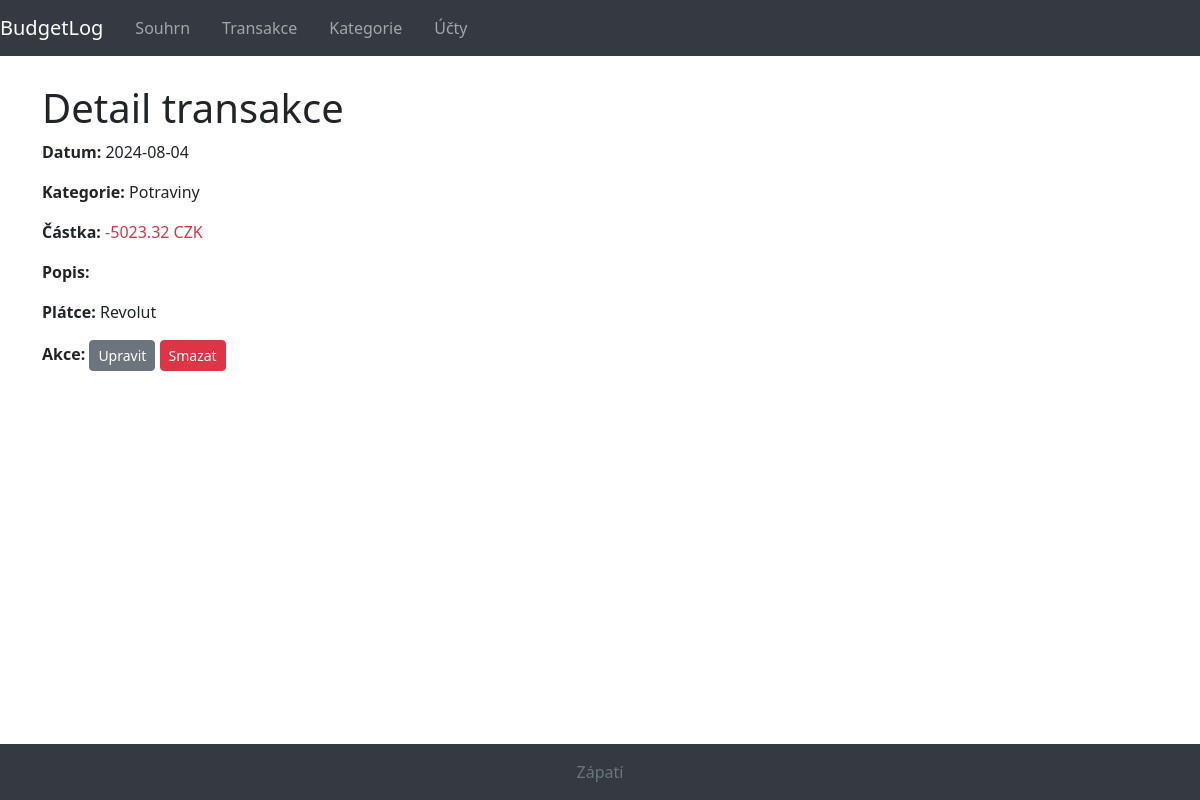
/transaction/2312/, run on an earlier commit of the app's database.
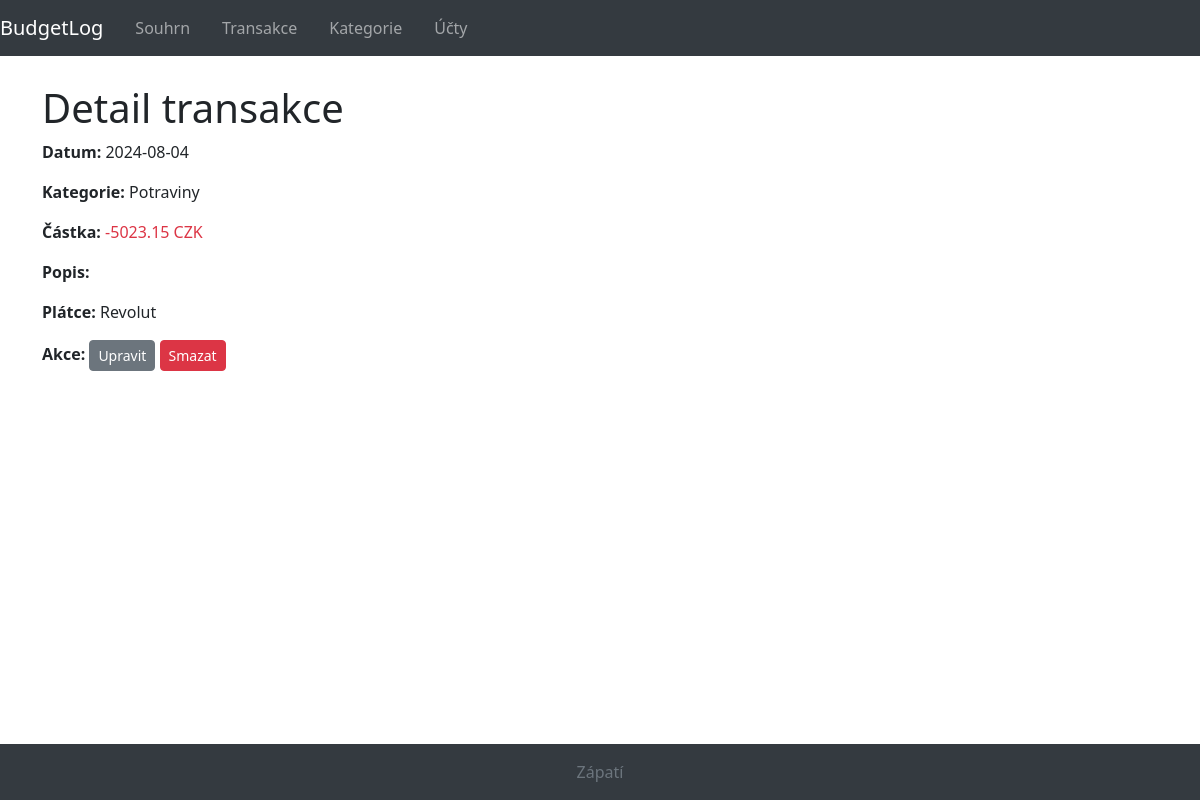
And on a later commit of the database.
### budgetlog/models.py (models this page shows, shortened)
class Transaction(models.Model):
    TYPE_CHOICES = (
        ('income', 'Příjem'),
        ('expense', 'Výdaj')
    )
    amount = models.DecimalField(max_digits=10, decimal_places=2, verbose_name="Částka",
                                 help_text="Uveďte částku transakce v [CZK].")
    category = models.ForeignKey(Category, null=True, on_delete=models.SET_NULL, verbose_name="Kategorie",
                                 help_text="Vyberte kategorii pro tuto transakci.")
    """on_delete=models.SET_NULL nastaví hodnotu na NULL při smazání související kategorie, což zajistí,
    že transakce nebude smazána."""
    datestamp = models.DateField(default=timezone.now, verbose_name="Datum",
                                 help_text="Datum provedení transakce.")
    description = models.TextField(null=True, blank=True, verbose_name="Popis",
                                   help_text="Zadejte detailnější popis transakce (volitelný).")
    account = models.ForeignKey(Account, null=True, on_delete=models.SET_NULL, verbose_name="Účet",
                                related_name='transactions', help_text="Vyberte účet pro tuto transakci.")
    type = models.CharField(max_length=7, choices=TYPE_CHOICES, default='expense', verbose_name="Typ",
                            help_text="Zvolte, zda je tato transakce výdaj nebo příjem?")
    @property
    def adjusted_amount(self):
        if self.type == 'expense':
            return -self.amount
        return self.amount
    """
    Django neumožňuje použít adjusted_amount přímo v anotacích a agregacích, protože adjusted_amount je vlastnost (
    property) modelu a ne skutečné pole v databázi. Pokud chceme filtrovat nebo agregovat ve views podle upravených
    částek, musíme to udělat pomocí amount a přizpůsobit SQL dotaz.
    """

class Category(models.Model):
    name = models.CharField(max_length=200, unique=True, verbose_name="Název",
                            help_text="Uveď název kategorie pro transakce (např. potraviny, doprava, zábava)")
    description = models.TextField(null=True, blank=True, verbose_name="Popis",
                                   help_text="Detailnější popis kategorie pro transakce (volitelný)")

class Account(models.Model):
    name = models.CharField(max_length=100, unique=True, verbose_name="Jméno účtu",
                            help_text="Uveď jméno či označení účtu")
    description = models.TextField(null=True, blank=True, verbose_name="Popis účtu",
                                   help_text="Detailnější popis účtu (volitelný)")
    """null=True umožňuje, aby pole mohlo být v databázi prázdné, a blank=True umožňuje, aby pole mohlo být ponecháno
    prázdné ve formulářích."""

### budgetlog/views.py (the view)
# urls.py: path('transaction/<int:pk>/', views.TransactionDetailView.as_view(), name='transaction-detail'),
class TransactionDetailView(DeleteView):
    model = Transaction
    template_name = 'budgetlog/transaction_detail.html'
    context_object_name = 'transaction'

### budgetlog/templates/budgetlog/transaction_detail.html
{% extends "base_generic.html" %}
{% block content %}
    <h1>Detail transakce</h1>
    <p><strong>Datum:</strong> {{ transaction.datestamp|date:"Y-m-d" }}</p>
    <p><strong>Kategorie:</strong> {{ transaction.category.name }}</p>
    <p><strong>Částka:</strong>
        {% if transaction.adjusted_amount < 0 %}
            <span class="text-danger">-{{ transaction.amount }} CZK</span>
        {% else %}
            <span class="text-success">{{ transaction.amount }} CZK</span>
        {% endif %}
    </p>
    <p><strong>Popis:</strong> {{ transaction.description }}</p>
    <p><strong>Plátce:</strong> {{ transaction.account.name }}</p>
    <p><strong>Akce:</strong>
        <a href="{% url 'transaction-edit' transaction.id %}" class="btn btn-secondary btn-sm">Upravit</a>
        <a href="{% url 'transaction-delete' transaction.id %}" class="btn btn-danger btn-sm">Smazat</a>
    </p>
{% endblock %}

What changed in the data, as far as the page shows it:
changed Transaction "Potraviny": amount "5023.32" → "5023.15"
